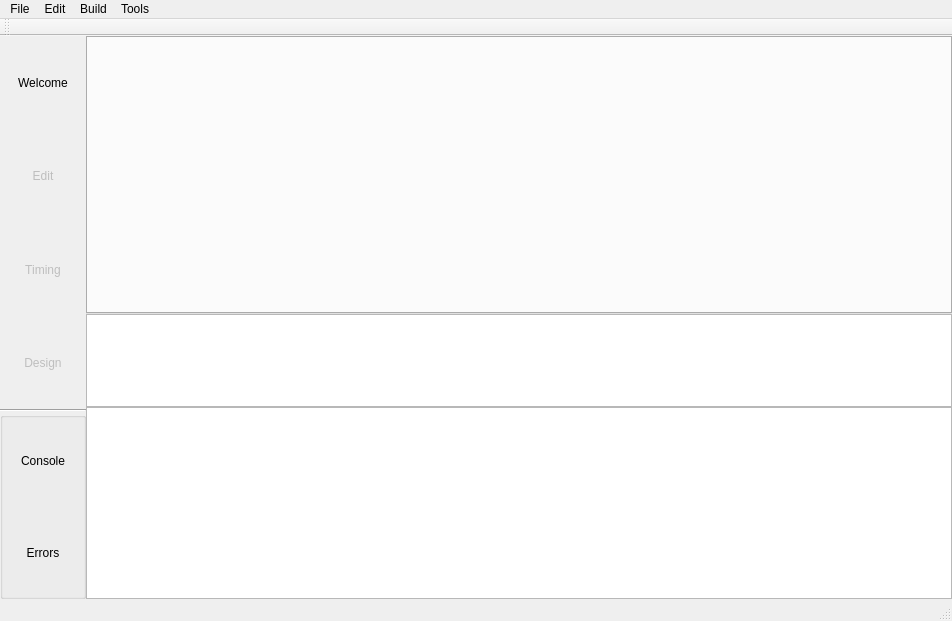
<?xml version="1.0" encoding="UTF-8"?>
<ui version="4.0">
 <class>MainWindow</class>
 <widget class="QMainWindow" name="MainWindow">
  <property name="geometry">
   <rect>
    <x>0</x>
    <y>0</y>
    <width>952</width>
    <height>621</height>
   </rect>
  </property>
  <property name="focusPolicy">
   <enum>Qt::TabFocus</enum>
  </property>
  <property name="windowTitle">
   <string>Layout</string>
  </property>
  <widget class="QWidget" name="centralWidget">
   <layout class="QHBoxLayout" name="horizontalLayout">
    <property name="spacing">
     <number>0</number>
    </property>
    <property name="leftMargin">
     <number>0</number>
    </property>
    <property name="topMargin">
     <number>0</number>
    </property>
    <property name="rightMargin">
     <number>0</number>
    </property>
    <property name="bottomMargin">
     <number>0</number>
    </property>
    <item>
     <widget class="QFrame" name="buttonGroup">
      <layout class="QVBoxLayout" name="verticalLayout" stretch="1,1,1,1,0,2">
       <property name="spacing">
        <number>0</number>
       </property>
       <property name="leftMargin">
        <number>0</number>
       </property>
       <property name="topMargin">
        <number>0</number>
       </property>
       <property name="rightMargin">
        <number>0</number>
       </property>
       <property name="bottomMargin">
        <number>0</number>
       </property>
       <item>
        <widget class="QPushButton" name="mainWelcome">
         <property name="sizePolicy">
          <sizepolicy hsizetype="Minimum" vsizetype="Expanding">
           <horstretch>0</horstretch>
           <verstretch>0</verstretch>
          </sizepolicy>
         </property>
         <property name="text">
          <string>Welcome</string>
         </property>
         <property name="flat">
          <bool>true</bool>
         </property>
        </widget>
       </item>
       <item>
        <widget class="QPushButton" name="mainEdit">
         <property name="enabled">
          <bool>false</bool>
         </property>
         <property name="sizePolicy">
          <sizepolicy hsizetype="Minimum" vsizetype="Expanding">
           <horstretch>0</horstretch>
           <verstretch>0</verstretch>
          </sizepolicy>
         </property>
         <property name="minimumSize">
          <size>
           <width>0</width>
           <height>0</height>
          </size>
         </property>
         <property name="text">
          <string>Edit</string>
         </property>
         <property name="flat">
          <bool>true</bool>
         </property>
        </widget>
       </item>
       <item>
        <widget class="QPushButton" name="mainTiming">
         <property name="enabled">
          <bool>false</bool>
         </property>
         <property name="sizePolicy">
          <sizepolicy hsizetype="Minimum" vsizetype="Expanding">
           <horstretch>0</horstretch>
           <verstretch>0</verstretch>
          </sizepolicy>
         </property>
         <property name="text">
          <string>Timing</string>
         </property>
         <property name="flat">
          <bool>true</bool>
         </property>
        </widget>
       </item>
       <item>
        <widget class="QPushButton" name="mainDesign">
         <property name="enabled">
          <bool>false</bool>
         </property>
         <property name="sizePolicy">
          <sizepolicy hsizetype="Minimum" vsizetype="Expanding">
           <horstretch>0</horstretch>
           <verstretch>0</verstretch>
          </sizepolicy>
         </property>
         <property name="text">
          <string>Design</string>
         </property>
         <property name="flat">
          <bool>true</bool>
         </property>
        </widget>
       </item>
       <item>
        <widget class="Line" name="bottomLeftLine">
         <property name="orientation">
          <enum>Qt::Horizontal</enum>
         </property>
        </widget>
       </item>
       <item>
        <widget class="QGroupBox" name="bottomLeft">
         <property name="title">
          <string/>
         </property>
         <layout class="QGridLayout" name="gridLayout">
          <property name="leftMargin">
           <number>0</number>
          </property>
          <property name="topMargin">
           <number>0</number>
          </property>
          <property name="rightMargin">
           <number>0</number>
          </property>
          <property name="bottomMargin">
           <number>0</number>
          </property>
          <item row="0" column="0">
           <widget class="QPushButton" name="tcshExpand">
            <property name="sizePolicy">
             <sizepolicy hsizetype="Minimum" vsizetype="Expanding">
              <horstretch>0</horstretch>
              <verstretch>0</verstretch>
             </sizepolicy>
            </property>
            <property name="text">
             <string>Console</string>
            </property>
            <property name="flat">
             <bool>true</bool>
            </property>
           </widget>
          </item>
          <item row="1" column="0">
           <widget class="QPushButton" name="tcshErrors">
            <property name="sizePolicy">
             <sizepolicy hsizetype="Minimum" vsizetype="Expanding">
              <horstretch>0</horstretch>
              <verstretch>0</verstretch>
             </sizepolicy>
            </property>
            <property name="text">
             <string>Errors</string>
            </property>
            <property name="flat">
             <bool>true</bool>
            </property>
           </widget>
          </item>
         </layout>
        </widget>
       </item>
      </layout>
     </widget>
    </item>
    <item>
     <widget class="QFrame" name="mainArea">
      <layout class="QVBoxLayout" name="verticalLayout_2" stretch="3,1,0">
       <property name="spacing">
        <number>0</number>
       </property>
       <property name="leftMargin">
        <number>0</number>
       </property>
       <property name="topMargin">
        <number>0</number>
       </property>
       <property name="rightMargin">
        <number>0</number>
       </property>
       <property name="bottomMargin">
        <number>0</number>
       </property>
       <item>
        <widget class="QTabWidget" name="tabWidget"/>
       </item>
       <item>
        <widget class="QPlainTextEdit" name="consoleOut">
         <property name="readOnly">
          <bool>true</bool>
         </property>
        </widget>
       </item>
       <item>
        <widget class="QPlainTextEdit" name="consoleError">
         <property name="enabled">
          <bool>true</bool>
         </property>
         <property name="readOnly">
          <bool>true</bool>
         </property>
        </widget>
       </item>
      </layout>
     </widget>
    </item>
   </layout>
  </widget>
  <widget class="QMenuBar" name="menuBar">
   <property name="geometry">
    <rect>
     <x>0</x>
     <y>0</y>
     <width>952</width>
     <height>25</height>
    </rect>
   </property>
   <widget class="QMenu" name="menuFile">
    <property name="title">
     <string>File</string>
    </property>
    <addaction name="newProject"/>
    <addaction name="openProject"/>
    <addaction name="separator"/>
    <addaction name="openMagicFile"/>
    <addaction name="separator"/>
    <addaction name="saveFile"/>
    <addaction name="separator"/>
    <addaction name="exit"/>
   </widget>
   <widget class="QMenu" name="menuEdit">
    <property name="title">
     <string>Edit</string>
    </property>
   </widget>
   <widget class="QMenu" name="menuBuild">
    <property name="title">
     <string>Build</string>
    </property>
    <addaction name="buildEnvironment"/>
    <addaction name="menuModules"/>
    <addaction name="separator"/>
    <addaction name="menuSynthesis"/>
    <addaction name="menuPlacement"/>
    <addaction name="menuRouting"/>
    <addaction name="separator"/>
    <addaction name="buildAll"/>
   </widget>
   <widget class="QMenu" name="menuTools">
    <property name="title">
     <string>Tools</string>
    </property>
    <addaction name="menuIOPads"/>
    <addaction name="separator"/>
    <addaction name="menuOptions"/>
   </widget>
   <addaction name="menuFile"/>
   <addaction name="menuEdit"/>
   <addaction name="menuBuild"/>
   <addaction name="menuTools"/>
  </widget>
  <widget class="QToolBar" name="mainToolBar">
   <property name="windowTitle">
    <string>Layout</string>
   </property>
   <attribute name="toolBarArea">
    <enum>TopToolBarArea</enum>
   </attribute>
   <attribute name="toolBarBreak">
    <bool>false</bool>
   </attribute>
  </widget>
  <widget class="QStatusBar" name="statusBar"/>
  <action name="openMagicFile">
   <property name="text">
    <string>Open Magic File...</string>
   </property>
  </action>
  <action name="openProject">
   <property name="text">
    <string>Open Project...</string>
   </property>
   <property name="shortcut">
    <string>Ctrl+O</string>
   </property>
  </action>
  <action name="newProject">
   <property name="text">
    <string>New Project...</string>
   </property>
   <property name="shortcut">
    <string>Ctrl+N</string>
   </property>
  </action>
  <action name="exit">
   <property name="text">
    <string>Exit</string>
   </property>
   <property name="shortcut">
    <string>Ctrl+Q</string>
   </property>
  </action>
  <action name="menuSynthesis">
   <property name="enabled">
    <bool>false</bool>
   </property>
   <property name="text">
    <string>Synthesis</string>
   </property>
  </action>
  <action name="menuPlacement">
   <property name="enabled">
    <bool>false</bool>
   </property>
   <property name="text">
    <string>Placement...</string>
   </property>
  </action>
  <action name="actionnew">
   <property name="text">
    <string>new</string>
   </property>
  </action>
  <action name="buildSteps">
   <property name="enabled">
    <bool>false</bool>
   </property>
   <property name="text">
    <string>Build Steps...</string>
   </property>
  </action>
  <action name="buildEnvironment">
   <property name="enabled">
    <bool>false</bool>
   </property>
   <property name="text">
    <string>Environment...</string>
   </property>
  </action>
  <action name="saveFile">
   <property name="enabled">
    <bool>false</bool>
   </property>
   <property name="text">
    <string>Save</string>
   </property>
   <property name="shortcut">
    <string>Ctrl+S</string>
   </property>
  </action>
  <action name="menuOptions">
   <property name="text">
    <string>Options...</string>
   </property>
  </action>
  <action name="menuRouting">
   <property name="enabled">
    <bool>false</bool>
   </property>
   <property name="text">
    <string>Routing...</string>
   </property>
  </action>
  <action name="buildAll">
   <property name="enabled">
    <bool>false</bool>
   </property>
   <property name="text">
    <string>Local Build All</string>
   </property>
   <property name="shortcut">
    <string>Ctrl+R</string>
   </property>
  </action>
  <action name="menuIOPads">
   <property name="text">
    <string>I/O Pads</string>
   </property>
   <property name="shortcut">
    <string>Ctrl+I</string>
   </property>
  </action>
  <action name="menuModules">
   <property name="enabled">
    <bool>false</bool>
   </property>
   <property name="text">
    <string>Modules...</string>
   </property>
  </action>
 </widget>
 <layoutdefault spacing="6" margin="11"/>
 <resources/>
 <connections/>
</ui>
